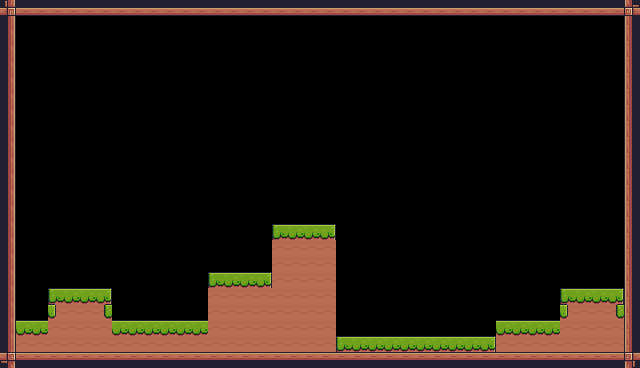

This is a level from a 2D game, rendered from its Tiled map with the project's own tilesets. A one-line summary and the complete map file follow:
An orthogonal 40x23 tile map with 16x16 px tiles, 1 tile layer (background) and 17 objects (3x collectable, player, checkpoint, enemy).

<map version="1.10" tiledversion="1.10.2" orientation="orthogonal" renderorder="right-down" width="40" height="23" tilewidth="16" tileheight="16" infinite="0" nextlayerid="5" nextobjectid="28">
 <tileset firstgid="1" source="lode_runner.tsx" />
 <layer id="1" name="background" width="40" height="23">
  <data encoding="csv">
135,134,134,134,134,134,134,134,134,134,134,134,134,134,134,134,134,134,134,134,134,134,134,134,134,134,134,134,134,134,134,134,134,134,134,134,134,134,134,133,
113,0,0,0,0,0,0,0,0,0,0,0,0,0,0,0,0,0,0,0,0,0,0,0,0,0,0,0,0,0,0,0,0,0,0,0,0,0,0,111,
113,0,0,0,0,0,0,0,0,0,0,0,0,0,0,0,0,0,0,0,0,0,0,0,0,0,0,0,0,0,0,0,0,0,0,0,0,0,0,111,
113,0,0,0,0,0,0,0,0,0,0,0,0,0,0,0,0,0,0,0,0,0,0,0,0,0,0,0,0,0,0,0,0,0,0,0,0,0,0,111,
113,0,0,0,0,0,0,0,0,0,0,0,0,0,0,0,0,0,0,0,0,0,0,0,0,0,0,0,0,0,0,0,0,0,0,0,0,0,0,111,
113,0,0,0,0,0,0,0,0,0,0,0,0,0,0,0,0,0,0,0,0,0,0,0,0,0,0,0,0,0,0,0,0,0,0,0,0,0,0,111,
113,0,0,0,0,0,0,0,0,0,0,0,0,0,0,0,0,0,0,0,0,0,0,0,0,0,0,0,0,0,0,0,0,0,0,0,0,0,0,111,
113,0,0,0,0,0,0,0,0,0,0,0,0,0,0,0,0,0,0,0,0,0,0,0,0,0,0,0,0,0,0,0,0,0,0,0,0,0,0,111,
113,0,0,0,0,0,0,0,0,0,0,0,0,0,0,0,0,0,0,0,0,0,0,0,0,0,0,0,0,0,0,0,0,0,0,0,0,0,0,111,
113,0,0,0,0,0,0,0,0,0,0,0,0,0,0,0,0,0,0,0,0,0,0,0,0,0,0,0,0,0,0,0,0,0,0,0,0,0,0,111,
113,0,0,0,0,0,0,0,0,0,0,0,0,0,0,0,0,0,0,0,0,0,0,0,0,0,0,0,0,0,0,0,0,0,0,0,0,0,0,111,
113,0,0,0,0,0,0,0,0,0,0,0,0,0,0,0,0,0,0,0,0,0,0,0,0,0,0,0,0,0,0,0,0,0,0,0,0,0,0,111,
113,0,0,0,0,0,0,0,0,0,0,0,0,0,0,0,0,0,0,0,0,0,0,0,0,0,0,0,0,0,0,0,0,0,0,0,0,0,0,111,
113,0,0,0,0,0,0,0,0,0,0,0,0,0,0,0,0,0,0,0,0,0,0,0,0,0,0,0,0,0,0,0,0,0,0,0,0,0,0,111,
113,0,0,0,0,0,0,0,0,0,0,0,0,0,0,0,0,7,8,8,9,0,0,0,0,0,0,0,0,0,0,0,0,0,0,0,0,0,0,111,
113,0,0,0,0,0,0,0,0,0,0,0,0,0,0,0,0,30,30,30,30,0,0,0,0,0,0,0,0,0,0,0,0,0,0,0,0,0,0,111,
113,0,0,0,0,0,0,0,0,0,0,0,0,0,0,0,0,30,30,30,30,0,0,0,0,0,0,0,0,0,0,0,0,0,0,0,0,0,0,111,
113,0,0,0,0,0,0,0,0,0,0,0,0,7,8,8,9,30,30,30,30,0,0,0,0,0,0,0,0,0,0,0,0,0,0,0,0,0,0,111,
113,0,0,7,8,8,9,0,0,0,0,0,0,30,30,30,30,30,30,30,30,0,0,0,0,0,0,0,0,0,0,0,0,0,0,7,8,8,9,111,
113,0,0,33,30,30,32,0,0,0,0,0,0,30,30,30,30,30,30,30,30,0,0,0,0,0,0,0,0,0,0,0,0,0,0,33,30,30,32,111,
113,8,8,30,30,30,30,8,8,8,8,8,8,30,30,30,30,30,30,30,30,0,0,0,0,0,0,0,0,0,0,8,8,8,8,30,30,30,30,111,
113,30,30,30,30,30,30,30,30,30,30,30,30,30,30,30,30,30,30,30,30,7,8,8,8,8,8,8,8,8,9,30,30,30,30,30,30,30,30,111,
91,90,90,90,90,90,90,90,90,90,90,90,90,90,90,90,90,90,90,90,90,90,90,90,90,90,90,90,90,90,90,90,90,90,90,90,90,90,90,89
</data>
 </layer>
 <objectgroup id="2" name="spawnpoints">
  <object id="2" name="player" type="player" x="64" y="256" width="32.25" height="32.5" />
  <object id="7" name="Checkpoint" type="checkpoint" x="560" y="224" width="64" height="64" />
  <object id="23" name="Coin" type="collectable" x="272" y="192" width="16" height="16" />
  <object id="24" name="Coin" type="collectable" x="320" y="192" width="16" height="16" />
  <object id="26" name="Bananas" type="collectable" x="144" y="288" width="32" height="32" />
  <object id="27" name="enemy" type="enemy" x="352" y="304" width="32" height="32">
   <properties>
    <property name="offNeg" type="float" value="2" />
    <property name="offPos" type="float" value="8" />
   </properties>
  </object>
 </objectgroup>
 <objectgroup id="4" name="collisions">
  <object id="8" x="0" y="0" width="16" height="368" />
  <object id="11" x="0" y="352" width="640" height="16" />
  <object id="12" x="624" y="0" width="16" height="352" />
  <object id="13" x="0" y="0" width="640" height="16" />
  <object id="14" x="16" y="320" width="192" height="32" />
  <object id="15" x="48" y="288" width="64" height="32" />
  <object id="16" x="208" y="272" width="128" height="80" />
  <object id="17" x="272" y="224" width="64" height="48" />
  <object id="18" x="336" y="336" width="160" height="16" />
  <object id="19" x="496" y="320" width="64" height="32" />
  <object id="20" x="560" y="288" width="64" height="64" />
 </objectgroup>
</map>
